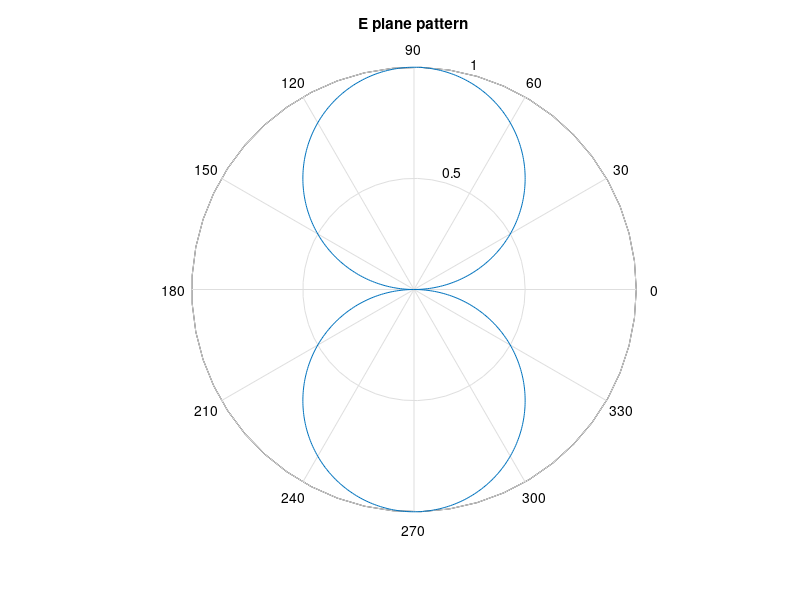
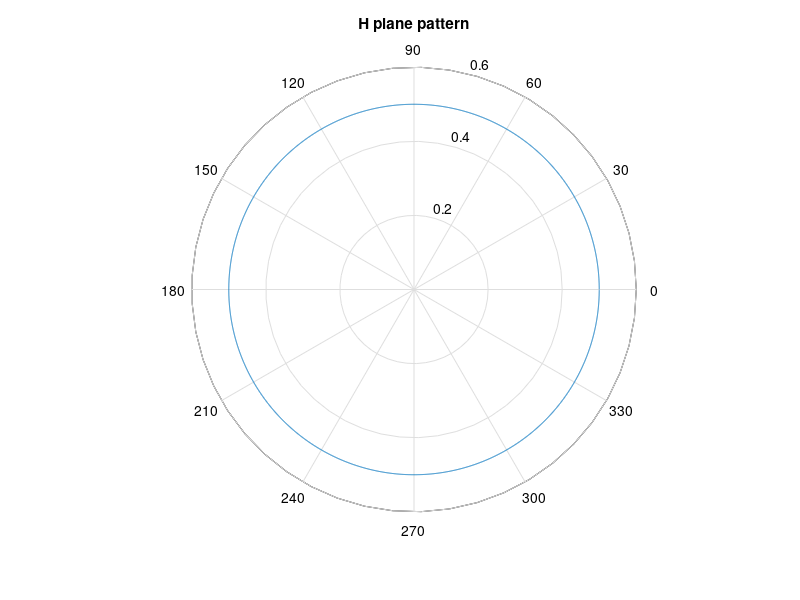
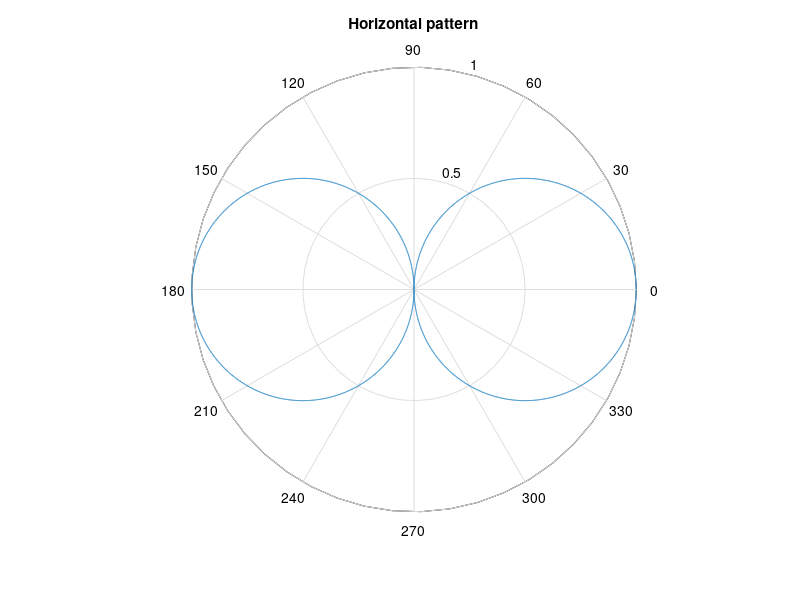

Write the MATLAB code that produced these figures, in order.
clc;
close all;
clear all;
t = 0:0.01:3.14*2;
figure(1)
polar(t,abs(sin(t)))
title('E plane pattern');
z = 0:0.001:3.14*2;
figure(2)
polar(z,0.5*(cos(z).^2+sin(z).^2))
title('H plane pattern')
figure(3)
x=0:0.001:3.14*2;
polar(x,abs(cos(x)))
title('Horizontal pattern');